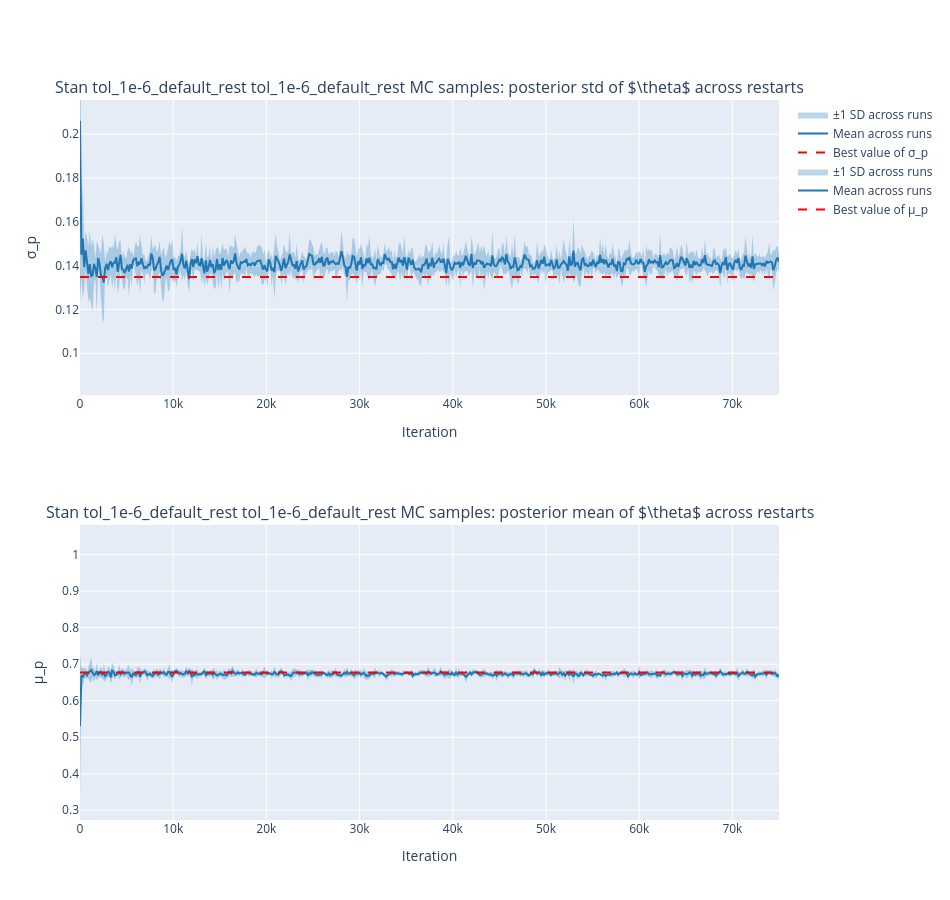
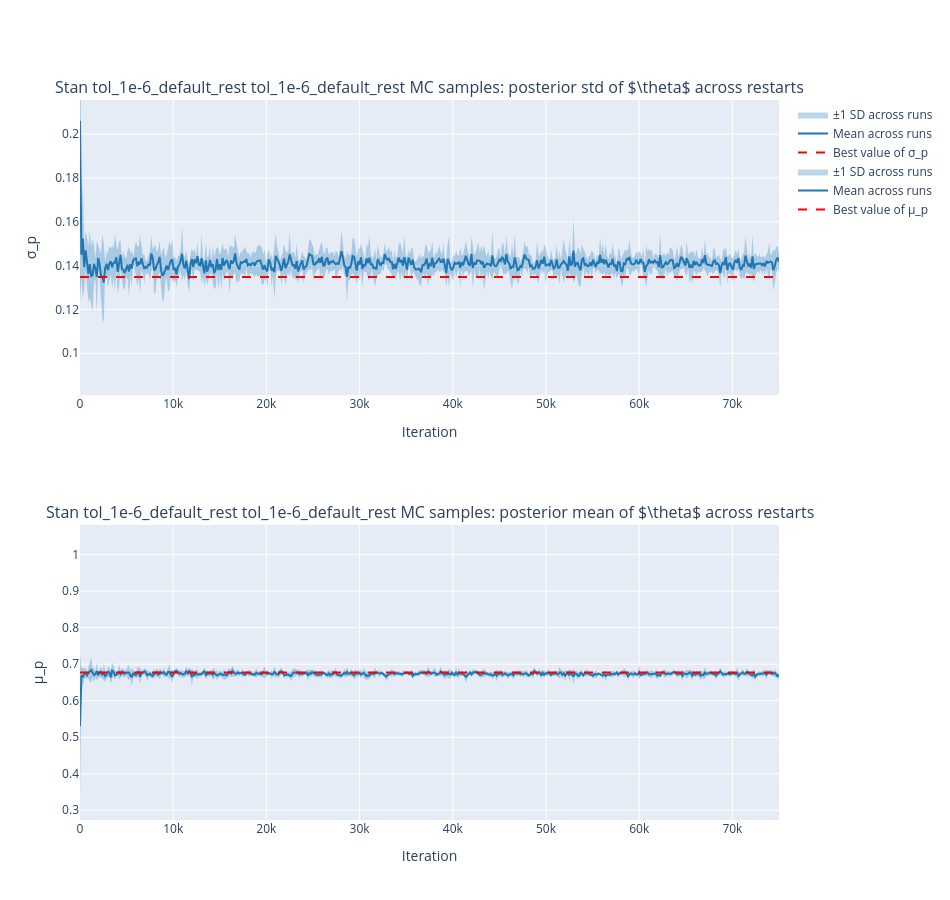

The notebook cell these images were saved under, in order:
### Code cell
plot_mean_band_rrs_1d(
    td_means, td_stds, best_mu, best_std,
    td_iterations, r"$\theta$", "tol_1e-6_default_rest",
    label_prefix="Stan tol_1e-6_default_rest ", backend="plotly",
)

### Figure 1 — Plotly figure (JSON) as saved in the notebook; plotly's stock layout.template omitted (floating-point values rounded to 4 significant figures; data arrays with more than 128 entries replaced by an {"elided": "..."} marker saying what was removed)
{"data": [{"fill": "toself", "fillcolor": "rgba(31,119,180,0.3)", "hoverinfo": "skip", "line": {"width": 0}, "name": "±1 SD across runs", "showlegend": true, "type": "scatter", "x": {"elided": "1002 int values"}, "xaxis": "x", "y": {"elided": "1002 float values"}, "yaxis": "y"}, {"line": {"color": "#1f77b4", "width": 2}, "mode": "lines", "name": "Mean across runs", "showlegend": true, "type": "scatter", "x": {"elided": "501 int values"}, "xaxis": "x", "y": {"elided": "501 float values"}, "yaxis": "y"}, {"line": {"color": "red", "dash": "dash"}, "mode": "lines", "name": "Best value of σ_p", "showlegend": true, "type": "scatter", "x": [null], "xaxis": "x", "y": [null], "yaxis": "y"}, {"fill": "toself", "fillcolor": "rgba(31,119,180,0.3)", "hoverinfo": "skip", "line": {"width": 0}, "name": "±1 SD across runs", "showlegend": true, "type": "scatter", "x": {"elided": "1002 int values"}, "xaxis": "x2", "y": {"elided": "1002 float values"}, "yaxis": "y2"}, {"line": {"color": "#1f77b4", "width": 2}, "mode": "lines", "name": "Mean across runs", "showlegend": true, "type": "scatter", "x": {"elided": "501 int values"}, "xaxis": "x2", "y": {"elided": "501 float values"}, "yaxis": "y2"}, {"line": {"color": "red", "dash": "dash"}, "mode": "lines", "name": "Best value of μ_p", "showlegend": true, "type": "scatter", "x": [null], "xaxis": "x2", "y": [null], "yaxis": "y2"}], "layout": {"annotations": [{"font": {"size": 16}, "showarrow": false, "text": "Stan tol_1e-6_default_rest tol_1e-6_default_rest MC samples: posterior std of $\\theta$ across restarts", "x": 0.5, "xanchor": "center", "xref": "paper", "y": 1.0, "yanchor": "bottom", "yref": "paper"}, {"font": {"size": 16}, "showarrow": false, "text": "Stan tol_1e-6_default_rest tol_1e-6_default_rest MC samples: posterior mean of $\\theta$ across restarts", "x": 0.5, "xanchor": "center", "xref": "paper", "y": 0.41, "yanchor": "bottom", "yref": "paper"}], "height": 900, "shapes": [{"line": {"color": "red", "dash": "dash"}, "type": "line", "x0": 0, "x1": 1, "xref": "x domain", "y0": 0.1347, "y1": 0.1347, "yref": "y"}, {"line": {"color": "red", "dash": "dash"}, "type": "line", "x0": 0, "x1": 1, "xref": "x2 domain", "y0": 0.6776, "y1": 0.6776, "yref": "y2"}], "width": 950, "xaxis": {"anchor": "y", "domain": [0.0, 1.0], "title": {"text": "Iteration"}}, "xaxis2": {"anchor": "y2", "domain": [0.0, 1.0], "title": {"text": "Iteration"}}, "yaxis": {"anchor": "x", "domain": [0.59, 1.0], "range": [0.08085, 0.2156], "title": {"text": "σ_p"}}, "yaxis2": {"anchor": "x2", "domain": [0.0, 0.41], "range": [0.2734, 1.082], "title": {"text": "μ_p"}}}}

### Figure 2 — Plotly figure (JSON) as saved in the notebook; plotly's stock layout.template omitted (floating-point values rounded to 4 significant figures; data arrays with more than 128 entries replaced by an {"elided": "..."} marker saying what was removed)
{"data": [{"fill": "toself", "fillcolor": "rgba(31,119,180,0.3)", "hoverinfo": "skip", "line": {"width": 0}, "name": "±1 SD across runs", "showlegend": true, "type": "scatter", "x": {"elided": "1002 int values"}, "xaxis": "x", "y": {"elided": "1002 float values"}, "yaxis": "y"}, {"line": {"color": "#1f77b4", "width": 2}, "mode": "lines", "name": "Mean across runs", "showlegend": true, "type": "scatter", "x": {"elided": "501 int values"}, "xaxis": "x", "y": {"elided": "501 float values"}, "yaxis": "y"}, {"line": {"color": "red", "dash": "dash"}, "mode": "lines", "name": "Best value of σ_p", "showlegend": true, "type": "scatter", "x": [null], "xaxis": "x", "y": [null], "yaxis": "y"}, {"fill": "toself", "fillcolor": "rgba(31,119,180,0.3)", "hoverinfo": "skip", "line": {"width": 0}, "name": "±1 SD across runs", "showlegend": true, "type": "scatter", "x": {"elided": "1002 int values"}, "xaxis": "x2", "y": {"elided": "1002 float values"}, "yaxis": "y2"}, {"line": {"color": "#1f77b4", "width": 2}, "mode": "lines", "name": "Mean across runs", "showlegend": true, "type": "scatter", "x": {"elided": "501 int values"}, "xaxis": "x2", "y": {"elided": "501 float values"}, "yaxis": "y2"}, {"line": {"color": "red", "dash": "dash"}, "mode": "lines", "name": "Best value of μ_p", "showlegend": true, "type": "scatter", "x": [null], "xaxis": "x2", "y": [null], "yaxis": "y2"}], "layout": {"annotations": [{"font": {"size": 16}, "showarrow": false, "text": "Stan tol_1e-6_default_rest tol_1e-6_default_rest MC samples: posterior std of $\\theta$ across restarts", "x": 0.5, "xanchor": "center", "xref": "paper", "y": 1.0, "yanchor": "bottom", "yref": "paper"}, {"font": {"size": 16}, "showarrow": false, "text": "Stan tol_1e-6_default_rest tol_1e-6_default_rest MC samples: posterior mean of $\\theta$ across restarts", "x": 0.5, "xanchor": "center", "xref": "paper", "y": 0.41, "yanchor": "bottom", "yref": "paper"}], "height": 900, "shapes": [{"line": {"color": "red", "dash": "dash"}, "type": "line", "x0": 0, "x1": 1, "xref": "x domain", "y0": 0.1347, "y1": 0.1347, "yref": "y"}, {"line": {"color": "red", "dash": "dash"}, "type": "line", "x0": 0, "x1": 1, "xref": "x2 domain", "y0": 0.6776, "y1": 0.6776, "yref": "y2"}], "width": 950, "xaxis": {"anchor": "y", "domain": [0.0, 1.0], "title": {"text": "Iteration"}}, "xaxis2": {"anchor": "y2", "domain": [0.0, 1.0], "title": {"text": "Iteration"}}, "yaxis": {"anchor": "x", "domain": [0.59, 1.0], "range": [0.08085, 0.2156], "title": {"text": "σ_p"}}, "yaxis2": {"anchor": "x2", "domain": [0.0, 0.41], "range": [0.2734, 1.082], "title": {"text": "μ_p"}}}}
